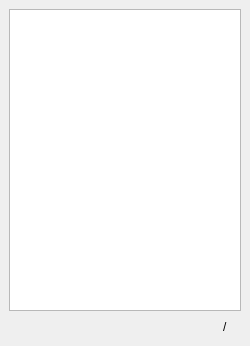
<?xml version="1.0" encoding="UTF-8"?>
<ui version="4.0">
 <class>Form</class>
 <widget class="QWidget" name="Form">
  <property name="geometry">
   <rect>
    <x>0</x>
    <y>0</y>
    <width>250</width>
    <height>346</height>
   </rect>
  </property>
  <property name="windowTitle">
   <string>Form</string>
  </property>
  <layout class="QVBoxLayout" name="verticalLayout">
   <property name="spacing">
    <number>6</number>
   </property>
   <property name="leftMargin">
    <number>9</number>
   </property>
   <property name="topMargin">
    <number>9</number>
   </property>
   <property name="rightMargin">
    <number>9</number>
   </property>
   <property name="bottomMargin">
    <number>9</number>
   </property>
   <item>
    <widget class="QListWidget" name="listWidget"/>
   </item>
   <item>
    <widget class="QWidget" name="widget_num" native="true">
     <layout class="QHBoxLayout" name="horizontalLayout">
      <property name="leftMargin">
       <number>0</number>
      </property>
      <property name="topMargin">
       <number>0</number>
      </property>
      <property name="rightMargin">
       <number>0</number>
      </property>
      <property name="bottomMargin">
       <number>0</number>
      </property>
      <item>
       <spacer name="horizontalSpacer">
        <property name="orientation">
         <enum>Qt::Horizontal</enum>
        </property>
        <property name="sizeHint" stdset="0">
         <size>
          <width>40</width>
          <height>20</height>
         </size>
        </property>
       </spacer>
      </item>
      <item>
       <widget class="QLabel" name="label_current">
        <property name="text">
         <string/>
        </property>
       </widget>
      </item>
      <item>
       <widget class="QLabel" name="label">
        <property name="text">
         <string>/</string>
        </property>
       </widget>
      </item>
      <item>
       <widget class="QLabel" name="label_all">
        <property name="text">
         <string/>
        </property>
       </widget>
      </item>
     </layout>
    </widget>
   </item>
  </layout>
 </widget>
 <resources/>
 <connections/>
</ui>
